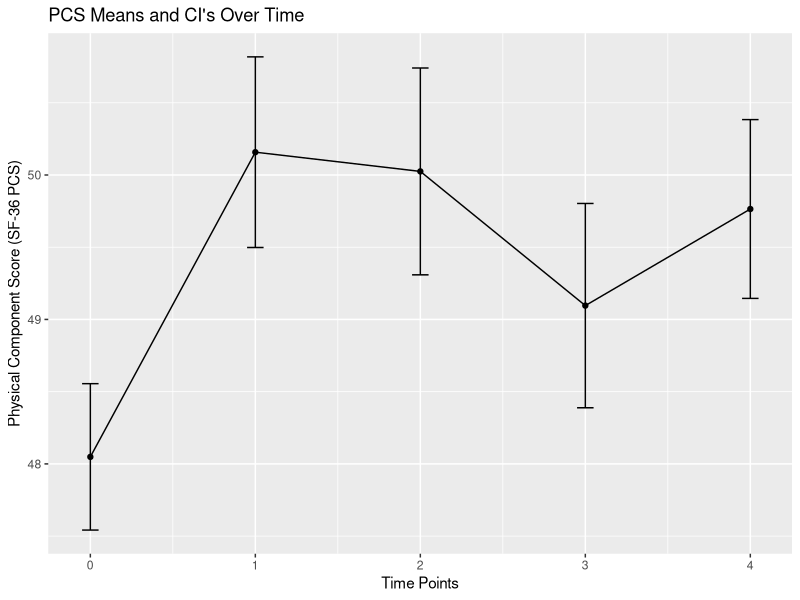

Write R code to recreate this figure.
## ---- chunk 1
knitr::opts_chunk$set(echo = TRUE)
knitr::opts_chunk$set(message = TRUE)
knitr::opts_chunk$set(warning = TRUE)
## ---- chunk 2
library(tidyverse)
library(haven)

helpdat <- haven::read_spss("helpmkh.sav")

h1 <- helpdat %>%
  select(id, pcs, pcs1, pcs2, pcs3, pcs4)
## ---- chunk 3
# extract only the 5 pcs columns 
# for times 1-5
# and convert it to matrix format which is needed for lm()
h2 <- h1[,2:6]
h2 <- as.matrix(h2)

# use lm to get a model of 5 pcs columns
m1 <- lm(h2 ~ 1)
m1

# create a time factor for the design
tfactor <- factor(c("t0","t1","t2","t3","t4"))

library(car)
m1.aov <- car::Anova(m1, 
                idata = data.frame(tfactor),
                idesign = ~tfactor, 
                type="III")

#summary(m1.aov, multivariate=FALSE)

# print complete results of the RM-ANOVA
summary(m1.aov, multivariate=TRUE)
## ---- chunk 4
# restructure into long format

h1long <- h1 %>%
  gather(key=item,
         value=value,
         -c(id))

names(h1long) <- c("id","pcsitem","pcsvalue")

# add a time variable to long format
h1long <- h1long %>%
  mutate(time=c(rep(0,453),
                rep(1,453),
                rep(2,453),
                rep(3,453),
                rep(4,453)))

# from the cookbook for R
## Gives count, mean, standard deviation, standard error of the mean, and confidence interval (default 95%).
##   data: a data frame.
##   measurevar: the name of a column that contains the variable to be summariezed
##   groupvars: a vector containing names of columns that contain grouping variables
##   na.rm: a boolean that indicates whether to ignore NA's
##   conf.interval: the percent range of the confidence interval (default is 95%)
summarySE <- function(data=NULL, measurevar, groupvars=NULL, na.rm=FALSE,
                      conf.interval=.95, .drop=TRUE) {
  library(plyr)
  
  # New version of length which can handle NA's: if na.rm==T, don't count them
  length2 <- function (x, na.rm=FALSE) {
    if (na.rm) sum(!is.na(x))
    else       length(x)
  }
  
  # This does the summary. For each group's data frame, return a vector with
  # N, mean, and sd
  datac <- ddply(data, groupvars, .drop=.drop,
                 .fun = function(xx, col) {
                   c(N    = length2(xx[[col]], na.rm=na.rm),
                     mean = mean   (xx[[col]], na.rm=na.rm),
                     sd   = sd     (xx[[col]], na.rm=na.rm)
                   )
                 },
                 measurevar
  )
  
  # Rename the "mean" column    
  datac <- rename(datac, c("mean" = measurevar))
  
  datac$se <- datac$sd / sqrt(datac$N)  # Calculate standard error of the mean
  
  # Confidence interval multiplier for standard error
  # Calculate t-statistic for confidence interval: 
  # e.g., if conf.interval is .95, use .975 (above/below), and use df=N-1
  ciMult <- qt(conf.interval/2 + .5, datac$N-1)
  datac$ci <- datac$se * ciMult
  
  return(datac)
}

h1long_nomiss <- na.omit(h1long)
table(h1long_nomiss$time)

h1se <- summarySE(h1long_nomiss, 
                  measurevar="pcsvalue", 
                  groupvars=c("time"))

ggplot(h1se, aes(x=time, y=pcsvalue)) + 
  geom_errorbar(aes(ymin=pcsvalue-se, ymax=pcsvalue+se), width=.1) +
  geom_line() +
  geom_point() +
  xlab("Time Points") +
  ylab("Physical Component Score (SF-36 PCS)") +
  ggtitle("PCS Means and CI's Over Time")
